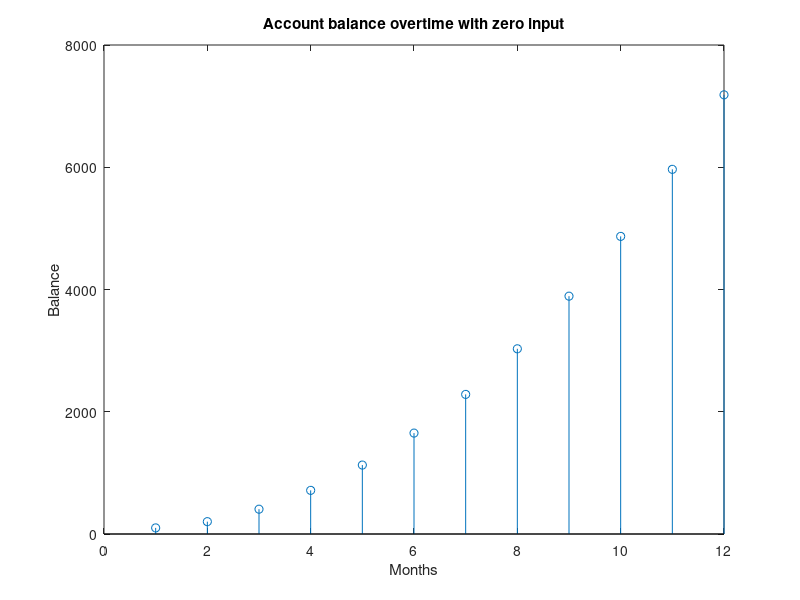

MATLAB code for this plot:

%Question 2
s = 13;
y = zeros(1,s);y(1) = 100;
for n=1:s-1
    yround = round(1.02*y(n)+100*n);
    y(n+1)= yround;
end
figure(8);
n = [1:12].';
stem(n,y(n))
xlabel('Months')
ylabel('Balance')
title('Account balance overtime with zero input')

